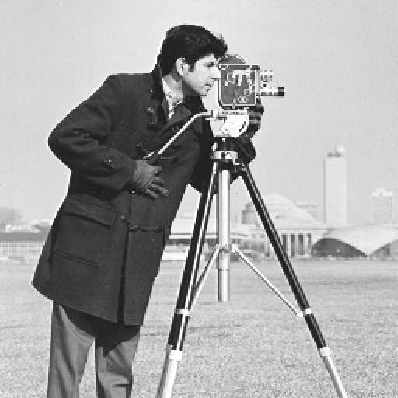
#> input picture Lab 2/images/cameraman.png, 398 x 398 px; the run also reads 1 picture not shown here
$ jupyter execute --allow-errors Practicum_Fundamentals_CV_Students_Lab2.ipynb   (older library calls are emulated)
#> lines starting #> are read from the running program, lines starting #| are printed output that depends on the picture; after the words box and inside, x2 and y2 are one past the last pixel; in counts of white or black regions, pixels touching at a corner belong together
## Import libraries, util functions and test image loading

[cell 1]
# !pip install imutils
import cv2
import urllib3
import numpy as np

from PIL import Image

import imutils
from matplotlib import pyplot as plt
from typing import Union, Any, Iterable, Callable

# Block 2. Non-Linear Filtering and Morphological operations.

While linear filters can be effective for certain tasks, they often come with limitations when dealing with specific types of noise or when aiming to achieve certain effects on the image.

### Objectives:

1. **Median Filter Implementation**:
 Implement the median filter and understand its significance in noise removal.

2. **Defect detection with morphological operations**:
 Implement the basic morphological operations of dilation and erosion. Then implement the derived operations from these basics. After all this, propose pipelines to detect precisely the defects on some images.

3. **Watermarking**:
 Propose a pipeline for image watermarking using any of the previous techniques (Linear filtering, Non-linear filtering, Fourier transform, Morphological operations).

4. **Watermark extraction challenge (extra points)**
 Given three images with embedded watermarks of varying complexity levels, employ a combination of techniques seen in the course (image enhancing, linear filtering, non-linear filtering, morphological operations, and Fourier analysis) to extract the watermarks.
 You should obtain the binary mask with legible watermark for each image.

 ***Note***: The Challenge Exercise can augment your total grade **for up to 2 points**. For example, if you score 6 on this lab and complete the challenge, your score will be boosted up to 2 points, depending on the solution (0.5 easy; 0.5 medium; 1 hard). The total lab grade remains capped at 10 points.

---

### Mandatory Questions:

- How does the median filter differ in functionality from the mean filter, and under what circumstances is it preferable to use it?
- Describe how a median filter works in the spatial domain.
- How does the window size of the median filter affect the output image?
- Can a median filter be implemented as a convolution operation? Explain why or why not.
- What are the basic morphological operations? Describe dilation and erosion in terms of structuring elements.
- How do morphological operations change the shape and size of objects in an image?
- What are some common derived morphological operations and where they are used for?
- What is the purpose of watermarking in image processing?
- What is the difference between visible and invisible watermarks?
- How could you utilize Fourier Transform for watermark embedding?

### Optional Deep Dive Questions:

- Beyond noise removal, can you think of any other applications where the median filter might be advantageous?
- Compare the computational complexity of median filtering with Gaussian filtering.
- Describe the process of top-hat and bottom-hat filtering. How can they be used for defect detection?
- Can morphological operations be applied to multi-channel images? Discuss the challenges.
- Discuss the concept of "hit-or-miss" transform in morphological operations. How can it be useful in defect detection?
- Explore the concept of morphological gradients. How can they be derived from the basic operations of erosion and dilation?
- In watermark extraction, are there any other techniques or methods (beyond the scope of this course) that might aid in making the extraction process more efficient or accurate? Research and discuss.
- Explore more robust watermarking and the techniques.

## Median filter

#### Objective:
Implement the median filter operation by hand and compare with linear blur filters.

---

#### Guideline:
1. Implement a function to perform the median filters over an image. Make sure to handle edge cases and allow for different kernel sizes. DO NOT USE LIBRARY IMPLEMENTATIONS.
2. Experiment with different kernel sizes and apply on various images.
3. Add different quantities of noise and analyze when an image is not recoverable.
4. Compare your hand-implemented method with libraries implementation.
5. Finally compare the median filter to the linear filter counterparts (gaussian / box filters) in order to explain how they differ.
---

#### Expected results:
- Your hand-implemented median filter.
- Qualitative comparison on different blurs

[cell 2]
def make_3d(a: np.ndarray) -> np.ndarray:
	return np.repeat(a[:,:,np.newaxis], 3, axis=2)

# [33 lines left out: function median_blur, not called in this run]

[cell 3]
# Load images and test your functions
image1 = cv2.imread('images/cameraman.png', cv2.IMREAD_GRAYSCALE)
#> image1 is the input picture: shape (398, 398); min 0, max 255, mean 167.4
#> (the rest of this cell did not finish here and is left out)

## Morphological operators

#### Objective:
Implement the basic morphological operators seen in class and prove their properties.

Basic morphological operators:
 - Dilation
 - Erosion

Derived operations:
 - Open
 - Close
 - Morphological gradient
 - Top hat (optional)
 - Bottom hat (optional)
 - Skeleton (optional)
 - Convex hull or perimeter (optional)

##### Prove each of the properties

- Translation Invariance (dilation and erosion)
- Anti-Extensive (Erosion)
- Extensive (Dilation)
- Idempotence (Open and Close)
- Monotonically increasing (dilation and erosion)

---

#### Guideline:
1. Implement a function to perform the erosion and dilation operations. DO NOT USE LIBRARY IMPLEMENTATIONS.
2. Implement the derived operations using the previous ones.
3. Apply different operators to dummy images and prove each of the properties of morphological operators.
4. Prove each one of the listed properties.

---

#### Expected results:
- Your hand-implemented functions for dilation, erosion, opening, closing & morphological gradient .
- Prove of each one of the properties (list them all). Prove it mathematically in the report or by examples (plot figures)
- Example of each operation on dummy images (design your owns using openCV)

#> (a cell that did not finish here is left out)

[cell 5]
def sliding_window(image: Union[np.ndarray, Any], structuring_element: np.ndarray, func: Callable, pad_mode: str = 'constant') -> np.ndarray:
	# manage arguments
	if not isinstance(image, np.ndarray):
		try:
			image = np.array(image)
		except:
			raise TypeError('Invalid image type')

	if np.ndim(image) == 2:
		image = np.expand_dims(image, axis=2)
	if np.ndim(structuring_element) == 2:
		structuring_element = np.expand_dims(structuring_element, axis=2)

	h, w, channels = image.shape
	k_h, k_w = structuring_element.shape[:2]

	padding = ((k_h-1)//2, (k_w-1)//2)
	p_y, p_x = padding
	image_padded = np.pad(image, ((p_y, p_y), (p_x, p_x), (0, 0)), mode=pad_mode)
	result = np.zeros_like(image)

	# window sliding
	for i in range(0, h):
		for j in range(0, w):
			temp = image_padded[i:i+k_h, j:j+k_w, :]
			result[i,j,:] = func(temp, structuring_element)

	if channels == 1: # leave it 2d again
		return result[:,:,0].astype(np.int16)
	return result.astype(np.int16)

def dilation(image: Union[np.ndarray, Any], structuring_element: np.ndarray) -> np.ndarray:
	# manage arguments
	if not isinstance(image, np.ndarray):
		try:
			image = np.array(image)
		except:
			raise TypeError('Invalid image type')

	f = lambda region, str_e: np.max(np.where(str_e != 0, region, 0), axis=(0,1))
	return sliding_window(image, structuring_element, f, pad_mode='minimum')

def erosion(image: Union[np.ndarray, Any], structuring_element: np.ndarray) -> np.ndarray:
	# manage arguments
	if not isinstance(image, np.ndarray):
		try:
			image = np.array(image)
		except:
			raise TypeError('Invalid image type')

	f = lambda region, str_e: np.min(np.where(str_e != 0, region, np.inf), axis=(0,1))
	# 0-padding would not work because it would always erode white pixels from the borders
	return sliding_window(image, structuring_element, f, pad_mode='maximum')

[cell 6]
def opening(image: Union[np.ndarray, Any], structuring_element: np.ndarray) -> np.ndarray:
	# manage arguments
	if not isinstance(image, np.ndarray):
		try:
			image = np.array(image)
		except:
			raise TypeError('Invalid image type')

	er = erosion(image, structuring_element)
	opened_image = dilation(er, structuring_element)
	return opened_image

def closing(image: Union[np.ndarray, Any], structuring_element: np.ndarray) -> np.ndarray:
	# manage arguments
	if not isinstance(image, np.ndarray):
		try:
			image = np.array(image)
		except:
			raise TypeError('Invalid image type')

	dil = dilation(image, structuring_element)
	closed_image = erosion(dil, structuring_element)
	return closed_image

# [153 lines left out: functions top_hat, bottom_hat, morphological_gradient, cross_product, find_leftmost_point, find_next_endpoint and 2 more, not called in this run]

[cell 7]
def original(image, structuring_element):
	return image

cv2_opening = lambda image, structuring_element: cv2.morphologyEx(image, cv2.MORPH_OPEN, structuring_element)
cv2_closing = lambda image, structuring_element: cv2.morphologyEx(image, cv2.MORPH_CLOSE, structuring_element)
cv2_top_hat = lambda image, structuring_element: cv2.morphologyEx(image, cv2.MORPH_TOPHAT, structuring_element)
cv2_bottom_hat = lambda image, structuring_element: cv2.morphologyEx(image, cv2.MORPH_BLACKHAT, structuring_element)
cv2_morphological_gradient = lambda image, structuring_element: cv2.morphologyEx(image, cv2.MORPH_GRADIENT, structuring_element)
# [27 lines left out: functions cv2_convex_hull, cv2_skeletonize, not called in this run]

func_names = ['original', 'dilation', 'erosion', 'opening', 'closing', 'top_hat', 'bottom_hat', 'original', 'morphological_gradient', 'convex_hull', 'skeletonize']
our_functions = [original, dilation, erosion, opening, closing, top_hat, bottom_hat, original, morphological_gradient, convex_hull, skeletonize]
cv2_functions = [original, cv2.dilate, cv2.erode, cv2_opening, cv2_closing, cv2_top_hat, cv2_bottom_hat, original, cv2_morphological_gradient, cv2_convex_hull, cv2_skeletonize]

horse = cv2.imread('images/horse_binary.png', cv2.IMREAD_GRAYSCALE)
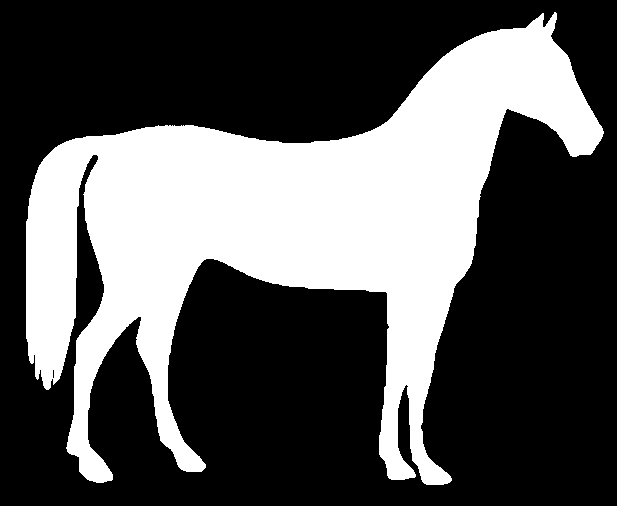
#> input picture Lab 2/images/horse_binary.png, 617 x 506 px
#> horse: shape (506, 617); 33.6% white; 1 white region, box (x1, y1, x2, y2) and area: (26, 12, 604, 485) 105039
horse.dtype = np.uint8
#> (the rest of this cell did not finish here and is left out)

### Proving properties
- Translation Invariance (dilation and erosion)
- Anti-Extensive (Erosion)
- Extensive (Dilation)
- Idempotence (Open and Close)
- Monotonically increasing (dilation and erosion)

*Note: these properties are explained in the report, the following are just images for visualization*

[cell 8]
image1 = np.array([
	[0, 0, 0, 0, 0, 0, 0, 0, 0],
	[0, 0, 0, 0, 0, 0, 0, 0, 0],
	[0, 0, 0, 0, 0, 0, 0, 0, 0],
	[0, 0, 0, 0, 0, 0, 0, 0, 0],
	[0, 0, 0, 1, 1, 1, 0, 0, 0],
	[0, 0, 0, 0, 0, 0, 0, 0, 0],
	[0, 0, 0, 0, 0, 0, 0, 0, 0],
	[0, 0, 0, 0, 0, 0, 0, 0, 0],
	[0, 0, 0, 0, 0, 0, 0, 0, 0],
], dtype=np.uint8)

image2 = np.array([
	[0, 0, 0, 0, 0, 0, 0, 0, 0],
	[0, 0, 0, 0, 0, 0, 0, 0, 0],
	[0, 0, 0, 0, 0, 0, 0, 0, 0],
	[0, 0, 1, 1, 1, 1, 1, 0, 0],
	[0, 0, 1, 1, 1, 1, 1, 0, 0],
	[0, 0, 1, 1, 1, 1, 1, 0, 0],
	[0, 0, 0, 0, 0, 0, 0, 0, 0],
	[0, 0, 0, 0, 0, 0, 0, 0, 0],
	[0, 0, 0, 0, 0, 0, 0, 0, 0],
], dtype=np.uint8)

image3 = np.array([
	[0, 0, 0, 0, 0, 0, 0, 0, 0],
	[0, 0, 0, 0, 0, 0, 0, 0, 0],
	[0, 1, 1, 1, 1, 1, 1, 1, 0],
	[0, 1, 1, 1, 0, 1, 1, 1, 0],
	[0, 1, 1, 1, 0, 1, 1, 1, 0],
	[0, 1, 1, 1, 0, 1, 1, 1, 0],
	[0, 1, 1, 1, 1, 1, 1, 1, 0],
	[0, 0, 0, 0, 0, 0, 0, 0, 0],
	[0, 0, 0, 0, 0, 0, 0, 0, 0],
], dtype=np.uint8)

structuring_element = np.zeros((5, 5), np.uint8)
structuring_element[1:-1, 1:-1] = 1

#### Translation Invariance
Dilation

[cell 9]
fig, ax = plt.subplots(2, 3, figsize=(8, 5))
process_1 = [image1, np.roll(image1, 1, axis=1), dilation(np.roll(image1, 1, axis=1), structuring_element)]
process_2 = [image1, dilation(image1, structuring_element), np.roll(dilation(image1, structuring_element), 1, axis=1)]

for i, (img, title) in enumerate(zip(process_1, ['original', 'shifted', 'dilated'])):
	ax[0, i].imshow(img, cmap='gray', vmin=0, vmax=1)
	ax[0, i].set_title(title)
	ax[0, i].axis('off')
for i, (img, title) in enumerate(zip(process_2, ['original', 'dilated', 'shifted'])):
	ax[1, i].imshow(img, cmap='gray', vmin=0, vmax=1)
	ax[1, i].set_title(title)
	ax[1, i].axis('off')
plt.show()

Erosion

[cell 10]
fig, ax = plt.subplots(2, 3, figsize=(8, 5))
process_1 = [image2, np.roll(image2, 1, axis=1), erosion(np.roll(image2, 1, axis=1), structuring_element)]
process_2 = [image2, erosion(image2, structuring_element), np.roll(erosion(image2, structuring_element), 1, axis=1)]

for i, (img, title) in enumerate(zip(process_1, ['original', 'shifted', 'eroded'])):
	ax[0, i].imshow(img, cmap='gray', vmin=0, vmax=1)
	ax[0, i].set_title(title)
	ax[0, i].axis('off')
for i, (img, title) in enumerate(zip(process_2, ['original', 'eroded', 'shifted'])):
	ax[1, i].imshow(img, cmap='gray', vmin=0, vmax=1)
	ax[1, i].set_title(title)
	ax[1, i].axis('off')
plt.show()
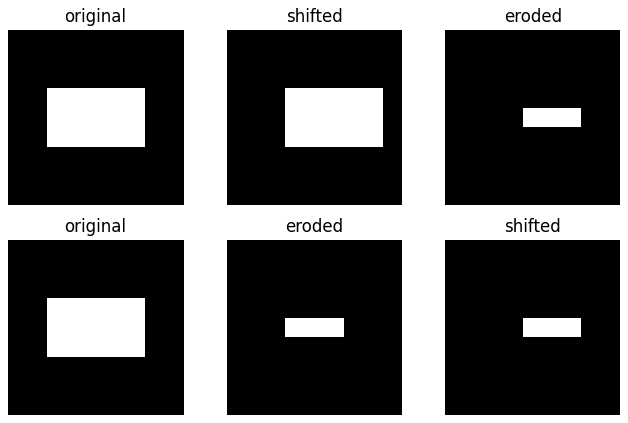
#> figure drawn by matplotlib, 6 panels

#### Idempotence
Opening

[cell 11]
fig, ax = plt.subplots(1, 3, figsize=(8, 5))
process = [image3, opening(image3, structuring_element), opening(opening(image3, structuring_element), structuring_element)]

for i, (img, title) in enumerate(zip(process, ['original', 'opened once', 'opened twice'])):
	ax[i].imshow(img, cmap='gray', vmin=0, vmax=1)
	ax[i].set_title(title)
	ax[i].axis('off')
plt.show()

Closing

[cell 12]
fig, ax = plt.subplots(1, 3, figsize=(8, 5))
process = [image3, closing(image3, structuring_element), closing(closing(image3, structuring_element), structuring_element)]

for i, (img, title) in enumerate(zip(process, ['original', 'closed once', 'closed twice'])):
	ax[i].imshow(img, cmap='gray', vmin=0, vmax=1)
	ax[i].set_title(title)
	ax[i].axis('off')
plt.show()
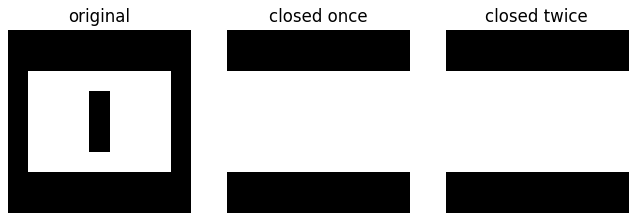
#> figure drawn by matplotlib, 3 panels

## Defect detection with Morphological operations

Objective:

Implement a pipeline for defect detection in a folder containing images. The pipelines should aim to obtain segmentation masks specifically on the defects using various image processing techniques seen in this course, focusing morphological operations.

---

Guideline:
- Inspect the images in the folder ```defects``` and identify the nature of defects.
- Design separate pipelines for different types of defects.
- For each pipeline, apply morphological operations and other techniques discussed in the course to isolate the defect and generate a segmentation mask.
- Evaluate the quality of the segmentation masks against ground truth using Intersection over Union (IoU) as a metric.

---

Expected results:
- Individual pipelines designed for each type of defect.
- Qualitative analysis showcasing the effectiveness of your pipeline in isolating defects.
- Quantitative analysis providing IoU scores for each pipeline when compared to ground truth masks in the same folder.

[cell 13]
# Pipeline to isolate the defect and generate segmentation mask for a stain
# [14 lines left out: function pipeline_1, not called in this run]

def pipeline_2(image: np.ndarray) -> np.ndarray:
	# define the structuring element for the thresholding
	structuring_element = np.ones((5, 5), np.uint8)

	# Threshold the image
	_, thresholded_img = cv2.threshold(image, 75, 255, cv2.THRESH_BINARY_INV)

	opened_img = cv2.morphologyEx(thresholded_img, cv2.MORPH_OPEN, structuring_element)
	dilate = cv2.dilate(opened_img, structuring_element, iterations=1)

	return dilate

# [52 lines left out: functions pipeline_3, pipeline_4, not called in this run]

def calculate_iou(mask1: np.ndarray, mask2: np.ndarray) -> float:
   intersection = np.logical_and(mask1, mask2)
   union = np.logical_or(mask1, mask2)
   iou_score = np.sum(intersection) / np.sum(union)
   return iou_score

#> (the rest of this cell did not finish here and is left out)

As we can see the score is high, but the mask is not perfect. This is because the stain is not a perfect circle, so the morphological operations do not work as expected. We can see that the stain is a bit smaller than the mask, and the mask is more blocky. This is result of applying dilation consecutively to the mask so that we reflect the defect with its true size.

---

[cell 14]
mask_2 = np.array(cv2.imread('images/defect/005_mask.png', cv2.IMREAD_GRAYSCALE), dtype=np.uint8)
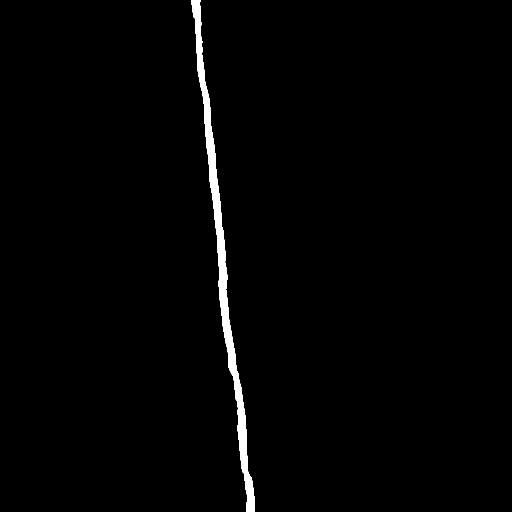
#> input picture Lab 2/images/defect/005_mask.png, 1024 x 1024 px (shown at 1/2 size)
#> mask_2: shape (1024, 1024); 1.4% white; 1 white region, box (x1, y1, x2, y2) and area: (383, 0, 510, 1024) 14604
woodcrack = np.array(cv2.imread('images/defect/005.png', cv2.IMREAD_GRAYSCALE), dtype=np.uint8)
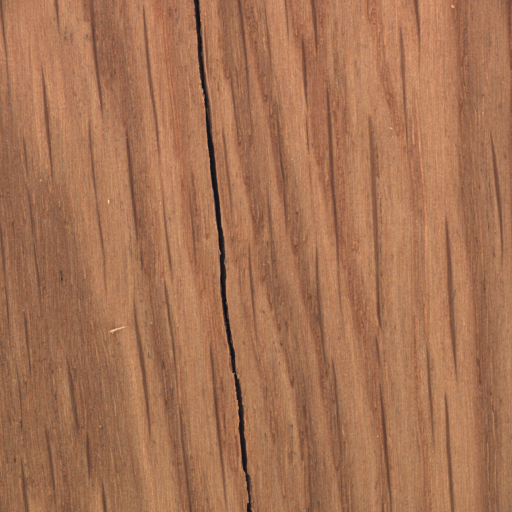
#> input picture Lab 2/images/defect/005.png, 1024 x 1024 px (shown at 1/2 size)
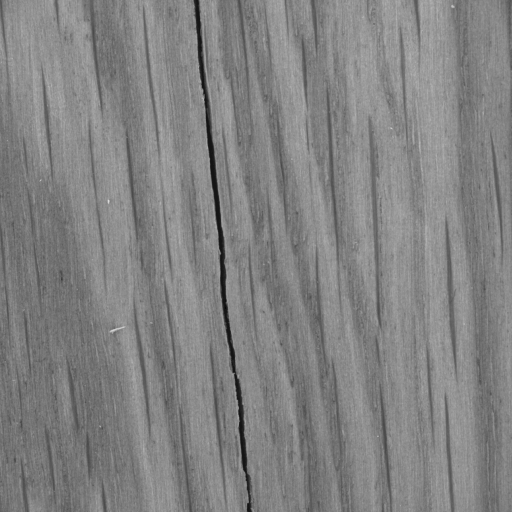
#> woodcrack: shape (1024, 1024) (shown at 1/2 size); min 0, max 226, mean 130.1
pipeline_2_result = pipeline_2(woodcrack)
#> in pipeline_2, `_, thresholded_img = cv2.threshold(image, 75, 255, cv2.THRESH_BINARY_I..`:
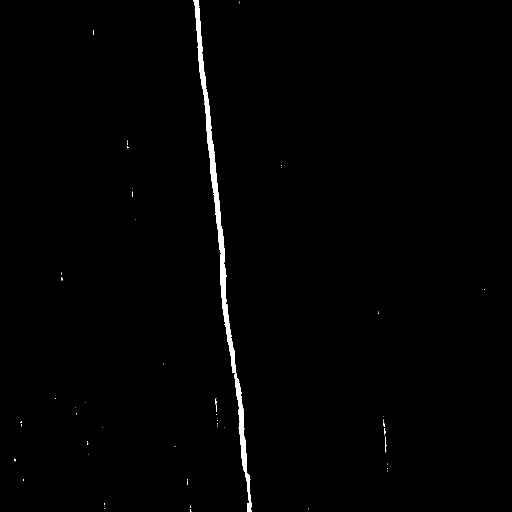
#> thresholded_img: shape (1024, 1024) (shown at 1/2 size); 0.9% white; 59 white regions (56 under 20 px), largest, box (x1, y1, x2, y2) and area: (387, 0, 504, 1024) 9164, (770, 873, 773, 904) 46, (431, 797, 434, 824) 39
#> in pipeline_2, `opened_img = cv2.morphologyEx(thresholded_img, cv2.MORPH_OPEN, structu..`:
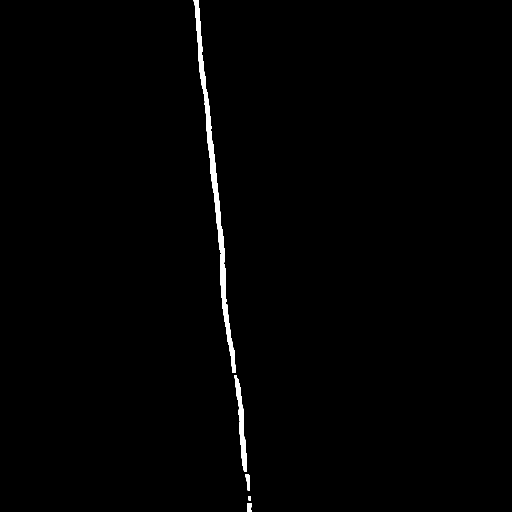
#> opened_img: shape (1024, 1024) (shown at 1/2 size); 0.86% white; 5 white regions, box (x1, y1, x2, y2) and area: (387, 0, 471, 746) 6823, (469, 750, 494, 944) 1741, (491, 948, 500, 981) 219, (494, 1006, 503, 1024) 154, (497, 992, 502, 1001) 45

score_2 = calculate_iou(mask_2, pipeline_2_result)
#> in calculate_iou, `intersection = np.logical_and(mask1, mask2)`:
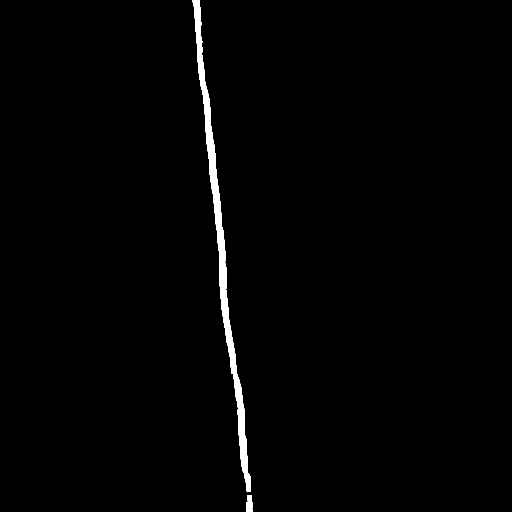
#> intersection: shape (1024, 1024) bool (shown at 1/2 size); 1.2% white; 3 white regions, box (x1, y1, x2, y2) and area: (385, 0, 502, 983) 12443, (492, 1004, 505, 1024) 258, (495, 990, 504, 1003) 117
#> in calculate_iou, `union = np.logical_or(mask1, mask2)`:
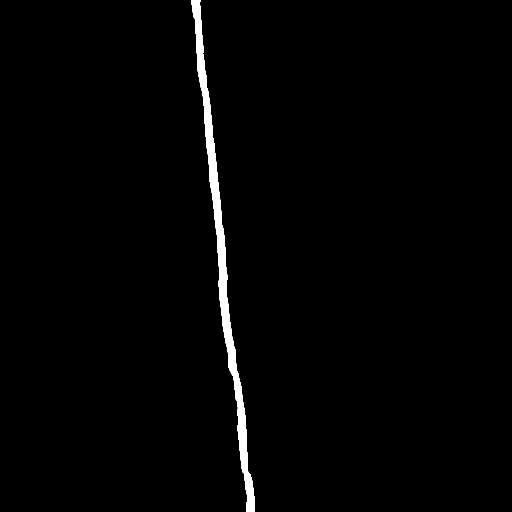
#> union: shape (1024, 1024) bool (shown at 1/2 size); 1.5% white; 1 white region, box (x1, y1, x2, y2) and area: (383, 0, 510, 1024) 15387
#> in calculate_iou, `iou_score = np.sum(intersection) / np.sum(union)`: iou_score = 0.833
#> score_2 = 0.833
#> (the rest of the program and of its run is left out)
